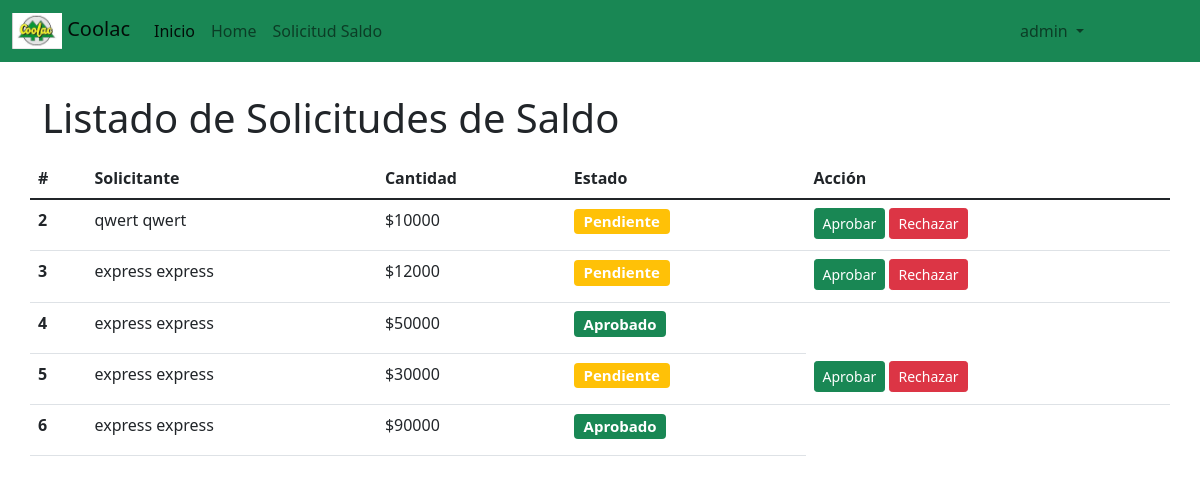
Screenshot of /listado.php (signed in) with the database file from the repository.
### tables this page shows
CREATE TABLE `solicitud_saldo` (
  `id` int(11) NOT NULL,
  `cantidad` int(11) NOT NULL,
  `usuario_id` int(11) NOT NULL,
  `estado_id` int(11) DEFAULT 3
);

CREATE TABLE `usuario` (
  `id` int(11) NOT NULL,
  `tipo_documento` varchar(255) NOT NULL,
  `num_documento` int(11) NOT NULL,
  `nombre` varchar(255) NOT NULL,
  `apellido` varchar(255) NOT NULL,
  `email` varchar(255) NOT NULL,
  `nickname` varchar(255) NOT NULL,
  `clave` varchar(255) NOT NULL,
  `saldo` int(11) DEFAULT 0,
  `rol_id` int(11) DEFAULT 2,
  `estado_id` int(11) DEFAULT 1,
  `telefono` varchar(255) NOT NULL
);

### Session.php (called while the page is built, shortened)
<?php
class Session {
    public static function hasSession(){
        if(isset($_SESSION["usuario"]))
            return true;
        return false;
    }
}

### SolicitudSaldoController.php (called while the page is built, shortened)
<?php
include_once 'Session.php';
class SolicitudSaldoController {
    public static function getAll(){
        $con = Conexion::iniciar();
        $rol = $_SESSION["rol"];
        $id = $_SESSION["id"];
        if($rol == 1){
            $result = $con->query("SELECT ss.*, u.nombre, u.apellido FROM solicitud_saldo ss INNER JOIN usuario u ON ss.usuario_id = u.id;");
        }
        else if ($rol == 2){
            $result = $con->query("SELECT ss.*, u.nombre, u.apellido FROM solicitud_saldo ss INNER JOIN usuario u ON ss.usuario_id = u.id WHERE usuario_id = '$id';");
        }
        return $result;
    }
}

### listado.php (the view, shortened to what this page needs)
<?php
include_once 'header.php';
include_once 'Session.php';
include_once 'SolicitudSaldoController.php';
$res = SolicitudSaldoController::getAll();
?>
<h1 class="my-3">Listado de Solicitudes de Saldo</h1>
<table class="table">
  <thead>
    <tr>
      <th scope="col">#</th>
      <th scope="col">Solicitante</th>
      <th scope="col">Cantidad</th>
      <th scope="col">Estado</th>
      <?php if($_SESSION["rol"] == 1) { ?>
      <th scope="col">Acción</th>
      <?php } ?>
    </tr>
  </thead>
  <tbody>
    <?php while($item = mysqli_fetch_assoc($res)) { ?>
    <tr>
      <th scope="row"><?=$item["id"]?></th>
      <td><?php echo $item["nombre"] . " " . $item["apellido"]?></td>
      <td>$<?=$item["cantidad"]?></td>
      <td>
          <?php
            if($item["estado_id"] == 3 ) echo '<h5><span class="badge bg-warning">Pendiente</span></h5>';
            if($item["estado_id"] == 6 ) echo '<h5><span class="badge bg-success">Aprobado</span></h5>';
          ?>
      </td>
      <?php if($_SESSION["rol"] == 1 && $item["estado_id"] == 3) { ?>
      <td><a class="btn btn-sm btn-success" href="change_state.php?id=<?=$item["id"]?>&state=6" onclick="return confirm('Está seguro que desea aprobar la Solicitud')">Aprobar</a>
      <a class="btn btn-sm btn-danger" href="change_state.php?id=<?=$item["id"]?>&state=5" onclick="return confirm('Está seguro que desea rechazar la Solicitud')">Rechazar</a>
      </td>
      <?php } ?>
    </tr>
    <?php } ?>
  </tbody>
</table>
<?php include_once 'footer.php' ?>

### header.php (shortened to what this page needs)
<?php include_once 'Session.php'; ?>
<!DOCTYPE html>
<html lang="en">
<head>
    <link href="https://cdn.jsdelivr.net/npm/bootstrap@5.1.3/dist/css/bootstrap.min.css" rel="stylesheet">
</head>
<body>
<nav class="navbar navbar-expand-lg navbar-light bg-success">
  <div class="container-fluid">
    <a class="navbar-brand" href="/coolac"><img src="img/logo.jpg" class="img-fluid" alt="..." style="width:50px;"> Coolac</a>
    <div class="collapse navbar-collapse" id="navbarNav">
      <ul class="navbar-nav">
        <li class="nav-item">
          <a class="nav-link active" aria-current="page" href="/coolac">Inicio</a>
        </li>
        <li class="nav-item">
          <?php if (Session::hasSession()) { ?>
            <a class="nav-link" href="/coolac/home.php">Home</a>
          <?php } ?>
        </li>
        <li class="nav-item">
          <?php if (Session::hasSession()) { ?>
          <a class="nav-link" href="/coolac/listado.php">Solicitud Saldo</a>
          <?php } ?>
        </li>
      </ul>
      <ul class="navbar-nav ms-auto me-5">
      <?php if (Session::hasSession()) { ?>
        <li class="nav-item dropdown me-5">
          <a class="nav-link dropdown-toggle" href="#" id="navbarDropdown" role="button" data-bs-toggle="dropdown" aria-expanded="false">
            <?=$_SESSION["usuario"]?>
          </a>
        </li>
        <?php } ?>
      </ul>
    </div>
  </div>
</nav>
<div class="container my-3">
<div class="row">

### footer.php (shortened to what this page needs)
</div>
</div>
</body>
</html>

### rows the page displays
solicitud_saldo: id "2", usuario.nombre "qwert", usuario.apellido "qwert", cantidad "10000", shows "Pendiente"
solicitud_saldo: id "3", usuario.nombre "express", usuario.apellido "express", cantidad "12000", shows "Pendiente"
solicitud_saldo: id "4", usuario.nombre "express", usuario.apellido "express", cantidad "50000", shows "Aprobado"
solicitud_saldo: id "5", usuario.nombre "express", usuario.apellido "express", cantidad "30000", shows "Pendiente"
solicitud_saldo: id "6", usuario.nombre "express", usuario.apellido "express", cantidad "90000", shows "Aprobado"

### other values shown
$_SESSION["usuario"] "admin"
